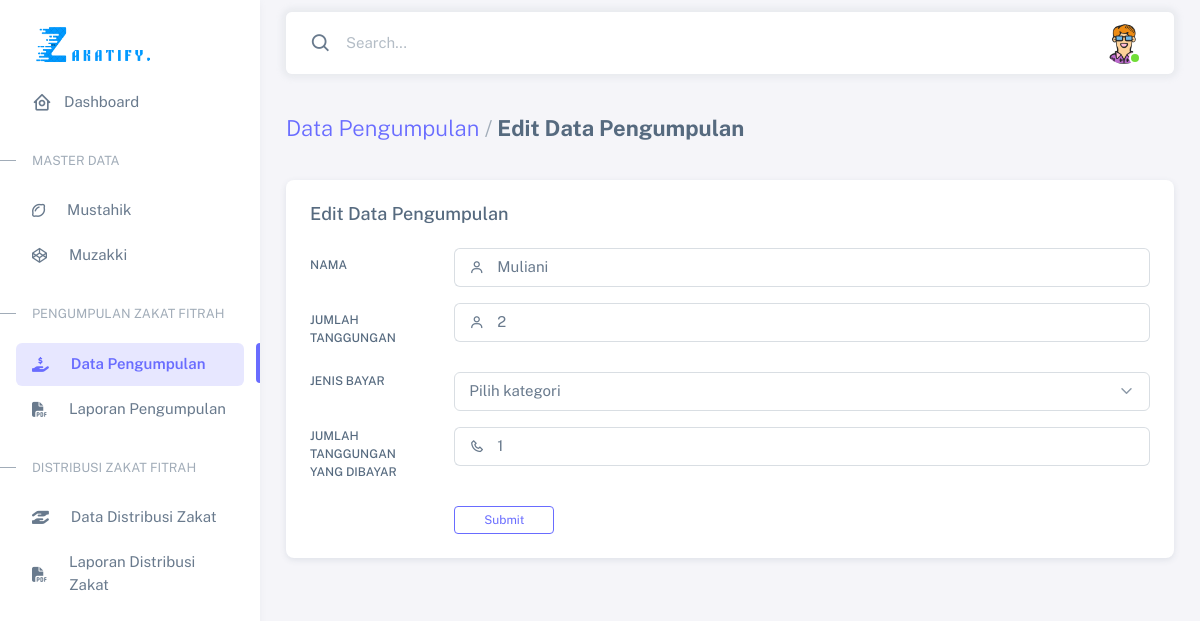
/admin/html/edit_pengumpulan.php?id_zakat=1, run on the app's committed database.
### tables this page shows
CREATE TABLE `bayarzakat` (
  `id_zakat` int(17) NOT NULL,
  `nama_KK` varchar(100) NOT NULL,
  `jumlah_tanggungan` int(20) NOT NULL,
  `jenis_bayar` enum('Beras','Uang') NOT NULL,
  `jumlah_tanggunganyangdibayar` int(20) NOT NULL,
  `bayar_beras` varchar(10) NOT NULL,
  `bayar_uang` int(10) NOT NULL
);

### admin/html/functions.php (called while the page is built, shortened)
<?php
$conn = mysqli_connect("localhost", "root", "", "zakatfitrah");
function query($query)
{
    global $conn;
    $result = mysqli_query($conn, $query);
    $rows = [];
    while ($row = mysqli_fetch_assoc($result)) {
        $rows[] = $row;
    }
    return $rows;
}

### admin/html/edit_pengumpulan.php (the view, shortened to what this page needs)
<?php
include "functions.php";
$id_zakat = $_GET["id_zakat"];
$id_pengumpulan = query("SELECT * FROM bayarzakat WHERE id_zakat = $id_zakat")[0];
?>
<!DOCTYPE html>
<html lang="en" class="light-style layout-menu-fixed" dir="ltr" data-theme="theme-default" data-assets-path="../assets/" data-template="vertical-menu-template-free">
<head>
    <link rel="stylesheet" href="../assets/vendor/fonts/boxicons.css" />
    <link rel="stylesheet" href="../assets/vendor/css/core.css" class="template-customizer-core-css" />
    <link rel="stylesheet" href="../assets/vendor/css/theme-default.css" class="template-customizer-theme-css" />
    <link rel="stylesheet" href="../assets/css/demo.css" />
    <link rel="stylesheet" href="../assets/vendor/libs/perfect-scrollbar/perfect-scrollbar.css" />
    <link rel="stylesheet" href="../assets/vendor/libs/apex-charts/apex-charts.css" />
</head>
<body>
    <div class="layout-wrapper layout-content-navbar">
        <div class="layout-container">
            <aside id="layout-menu" class="layout-menu menu-vertical menu bg-menu-theme">
                <div class="app-brand demo">
                    <a href="index.html" class="app-brand-link">
                        <span class="app-brand-text demo menu-text fw-bolder"><img src="../../assets/img/logo.png" alt="" height="40" width="120"></span>
                    </a>
                </div>
                <ul class="menu-inner py-1">
                    <li class="menu-item">
                        <a href="admin.php" class="menu-link">
                            <i class="menu-icon tf-icons bx bx-home-circle"></i>
                            <div data-i18n="Analytics">Dashboard</div>
                        </a>
                    </li>
                    <li class="menu-header small text-uppercase">
                        <span class="menu-header-text">Master Data</span>
                    </li>
                    <li class="menu-item">
                        <a href="data_mustahik.php" class="menu-link">
                            <i class="fa-regular fa-lemon"></i>
                            <span>⠀⠀</span>
                            <div data-i18n="Misc">Mustahik</div>
                        </a>
                    </li>
                    <li class="menu-item">
                        <a href="data_muzakki.php" class="menu-link">
                            <i class="fa-brands fa-codepen"></i>
                            <span>⠀⠀</span>
                            <div data-i18n="Misc">Muzakki</div>
                        </a>
                    </li>
                    <li class="menu-header small text-uppercase"><span class="menu-header-text">Pengumpulan Zakat Fitrah</span></li>
                    <li class="menu-item active">
                        <a href="data_pengumpulan.php" class="menu-link">
                            <i class="fa-solid fa-hand-holding-dollar"></i>
                            <span>⠀⠀</span>
                            <div data-i18n="Form Elements">Data Pengumpulan</div>
                        </a>
                    </li>
                    <li class="menu-item">
                        <a href="javascript:void(0);" class="menu-link">
                            <i class="fa-solid fa-file-pdf"></i>
                            <span>⠀⠀</span>
                            <div data-i18n="Form Layouts">Laporan Pengumpulan</div>
                        </a>
                    </li>
                    <li class="menu-header small text-uppercase"><span class="menu-header-text">Distribusi Zakat Fitrah</span></li>
                    <li class="menu-item">
                        <a href="tables-basic.html" class="menu-link">
                            <i class="fa-solid fa-hand-holding-hand"></i>
                            <span>⠀⠀</span>
                            <div data-i18n="Tables">Data Distribusi Zakat</div>
                        </a>
                    </li>
                    <li class="menu-item">
                        <a href="tables-basic.html" class="menu-link">
                            <i class="fa-solid fa-file-pdf"></i>
                            <span>⠀⠀</span>
                            <div data-i18n="Tables">Laporan Distribusi Zakat</div>
                        </a>
                    </li>
                </ul>
            </aside>
            <div class="layout-page">
                <nav class="layout-navbar container-xxl navbar navbar-expand-xl navbar-detached align-items-center bg-navbar-theme" id="layout-navbar">
                    <div class="navbar-nav-right d-flex align-items-center" id="navbar-collapse">
                        <div class="navbar-nav align-items-center">
                            <div class="nav-item d-flex align-items-center">
                                <i class="bx bx-search fs-4 lh-0"></i>
                                <input type="text" class="form-control border-0 shadow-none" placeholder="Search..." aria-label="Search..." />
                            </div>
                        </div>
                        <ul class="navbar-nav flex-row align-items-center ms-auto">
                            <li class="nav-item navbar-dropdown dropdown-user dropdown">
                                <a class="nav-link dropdown-toggle hide-arrow" href="javascript:void(0);" data-bs-toggle="dropdown">
                                    <div class="avatar avatar-online">
                                        <img src="../assets/img/avatars/mann.png" alt class="w-px-40 h-auto rounded-circle" />
                                    </div>
                                </a>
                            </li>
                        </ul>
                    </div>
                </nav>
                <div class="content-wrapper">
                    <div class="container-xxl flex-grow-1 container-p-y">
                        <h4 class="fw-bold py-3 mb-4"><span class="text-muted fw-light"><a href="data_pengumpulan.php">Data Pengumpulan</a> /</span> Edit Data Pengumpulan</h4>
                        <div class="row">
                            <div class="col-xxl">
                                <div class="card mb-4">
                                    <div class="card-header d-flex align-items-center justify-content-between">
                                        <h5 class="mb-0">Edit Data Pengumpulan</h5>
                                    </div>
                                    <div class="card-body">
                                        <form action="" method="POST">
                                            <div class="row mb-3">
                                                <label class="col-sm-2 col-form-label" for="nama">Nama</label>
                                                <div class="col-sm-10">
                                                    <div class="input-group input-group-merge">
                                                        <span id="basic-icon-default-fullname2" class="input-group-text"><i class="bx bx-user"></i></span>
                                                        <input type="text" name="nama_KK" class="form-control" id="nama_KK" placeholder="Masukkan nama" required value="<?= $id_pengumpulan["nama_KK"]; ?>" />
                                                    </div>
                                                </div>
                                            </div>
                                            <div class="row mb-3">
                                                <label class="col-sm-2 col-form-label" for="jumlah_tanggungan">Jumlah Tanggungan</label>
                                                <div class="col-sm-10">
                                                    <div class="input-group input-group-merge">
                                                        <span id="basic-icon-default-fullname2" class="input-group-text"><i class="bx bx-user"></i></span>
                                                        <input type="text" name="jumlah_tanggungan" class="form-control" id="jumlah_tanggungan" placeholder="Masukkan jumlah tanggungan" required value="<?= $id_pengumpulan["jumlah_tanggungan"]; ?>" />
                                                    </div>
                                                </div>
                                            </div>
                                            <div class="row mb-3">
                                                <label class="col-sm-2 form-label" for="kategori">Jenis Bayar</label>
                                                <div class="col-sm-10">
                                                    <select class="form-select" id="jenis_bayar" name="jenis_bayar" aria-label=" Default select example">
                                                        <option hidden selected>Pilih kategori</option>
                                                    </select>
                                                </div>
                                            </div>
                                            <div class="row mb-3">
                                                <label class="col-sm-2 form-label" for="jumlah_tanggunganyangdibayar">Jumlah Tanggungan yang Dibayar</label>
                                                <div class="col-sm-10">
                                                    <div class="input-group input-group-merge">
                                                        <span id="basic-icon-default-phone2" class="input-group-text"><i class="bx bx-phone"></i></span>
                                                        <input type="number" name="jumlah_tanggunganyangdibayar" id="jumlah_tanggunganyangdibayar" class="form-control phone-mask" required value="<?= $id_pengumpulan["jumlah_tanggunganyangdibayar"]; ?>" aria-label="658 799 8941" aria-describedby="basic-icon-default-phone2" />
                                                    </div>
                                                </div>
                                            </div>
                                            <div class="row justify-content-end">
                                                <div class="col-sm-10">
                                                    <button type="submit" name="submit" style="width:100px;" class="btn btn-sm btn-outline-primary">Submit</button>
                                                </div>
                                            </div>
                                        </form>
                                    </div>
                                </div>
                            </div>
                        </div>
                    </div>
                </div>
            </div>
        </div>
</body>
</html>

### admin/assets/css/demo.css (style rules this page uses)
.menu .app-brand.demo { height: 64px; margin-top: 12px; }
.app-brand-text.demo { font-size: 1.75rem; letter-spacing: -0.5px; text-transform: lowercase; }

### data on the page
bayarzakat: nama_KK "Muliani", jumlah_tanggungan "2", jumlah_tanggunganyangdibayar "1"
